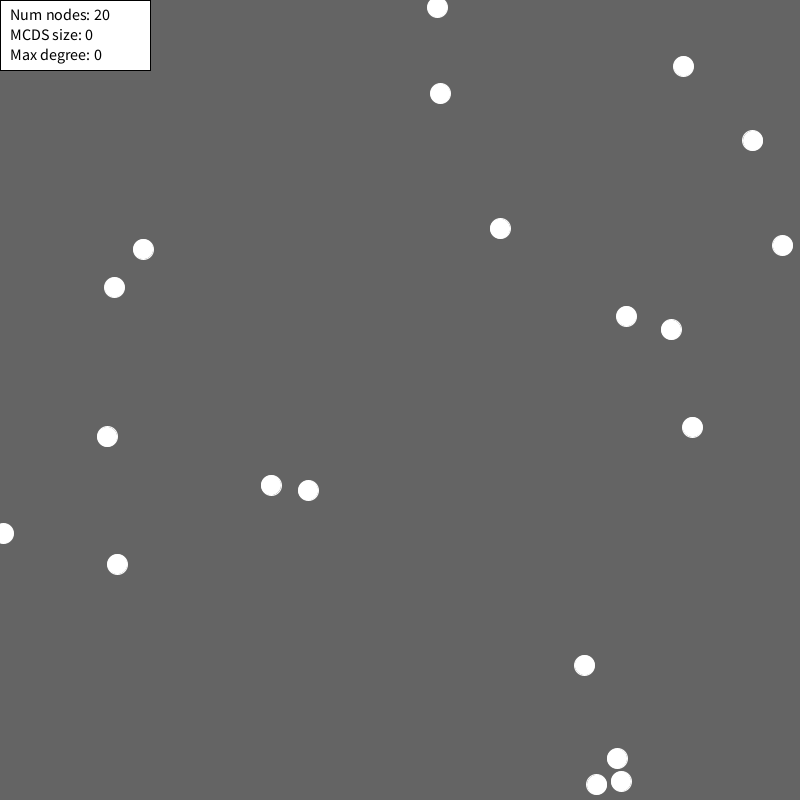
Frame 1 (no input)
Frame 60 (the mouse pressed at the canvas centre just before this capture): identical to frame 1, image omitted
Frame 120 (the mouse held since frame 60 and released just before this capture): identical to frame 1, image omitted

The Processing sketch that drew this single still picture (run headless with seeded random() and noise(); from frame 60 on, the mouse is pressed at the canvas centre):

// Processing sketch: MCDS_Demo
// ── MCDS_Demo.pde

void setup() {
  randomSeed(0);
  size(800, 800);
  textSize(16);
  frameRate(30);
  
  displayControls();
  initNodes();
}

void draw() {
  background(100);
  strokeWeight(1);
  moveNodes();
  updateNodes();
  displayNodes();

  if (showMCDS) mcds();
  
  strokeWeight(1);
  stroke(0);
  fill(255);
  rect(0,0, 150, 70);
  fill(0);
  text("Num nodes: " + NUMBER_OF_NODES, 10, 20);
  text("MCDS size: " + MCDS_SIZE, 10, 40);
  text("Max degree: " + MCDS_MAX_DEGREE, 10, 60);
}

void displayControls() {
  println(" p - Play/Pause");
  println(" r - Toggle transmission ranges");
  println(" e - Toggle edges");
}

// ── Entities.pde

int ID_INDEX;

abstract class Entity implements Comparable {
  int id, numNeighbors;
  float xPos, yPos;
  final float radius;
  color vertexColor = NODE_COLOR;
  boolean covered = false;

  Entity(float x, float y, float d) {
    id = ID_INDEX++;
    xPos = x;
    yPos = y;
    radius = d / 2;
  }

  void update() {
    float delta_x, delta_y, distance;
    this.numNeighbors = 0;
    
    for (Entity other : nodes) {
      delta_x = this.xPos - other.xPos;
      delta_y = this.yPos - other.yPos;
      distance = sqrt(delta_x*delta_x + delta_y*delta_y);

      if (distance < this.radius) {
        edges[this.id][other.id] = true;
        this.numNeighbors++;
      } else {
        edges[this.id][other.id] = false;
      }
    }
    
  }

  void display() {
    fill(vertexColor);
    stroke(vertexColor);
    circle(xPos, yPos, NODE_SIZE);

    if (showRange) {
      noFill();
      stroke(TX_RANGE_COLOR);
      circle(xPos, yPos, (radius + radius));
    }

    if (showEdges) {
      noFill();
      stroke(EDGE_COLOR);
      Entity other;
      for (int index = 0; index < NUMBER_OF_NODES; index++) {
        if (edges[id][index]) {
          other = nodes.get(index);
          drawArrow(xPos, yPos, other.xPos, other.yPos);
        }
      }
    }
  }

  void move() { if (play) distinctMove(); }
  
  abstract void distinctMove();
  
  int compareTo(Object obj) {
    Entity other = (Entity) obj;
    return other.numNeighbors - this.numNeighbors;
  }
  
}

class StaticEntity extends Entity {
  StaticEntity(float x, float y, float r) {
    super(x, y, r);
  }

  void distinctMove() { /* do nothing */ }
}

class LinearEntity extends Entity {
  float delta_x, delta_y;

  LinearEntity(float x, float y, float r) {
    super(x, y, r);
    delta_x = random(-SPEED, SPEED);
    delta_y = random(-SPEED, SPEED);
  }

  void distinctMove() {
    if      (xPos < 0)       xPos = width;
    else if (xPos > width)   xPos = 0;
    else                     xPos += delta_x;

    if      (yPos < 0)       yPos = height;
    else if (yPos > height)  yPos = 0;
    else                     yPos += delta_y;
  }
}

// ── Global_Variables.pde

import java.util.*;


ArrayList<Entity> nodes;

int NUMBER_OF_NODES = 20;
final int NODE_SIZE = 20;

final float SPEED = 1;

final color NODE_COLOR = color(255);
final color TX_RANGE_COLOR = color(255, 0, 0);
final color EDGE_COLOR = color(0, 0, 255);

final int R_MIN = 200;
final int R_MAX = 500;


boolean play = false;
boolean showRange = false;
boolean showEdges = false;
boolean showMCDS = false;
boolean showMCDSRange = false;

boolean[][] edges = new boolean[NUMBER_OF_NODES][NUMBER_OF_NODES];

// ── Key_Strokes.pde


void keyPressed() {
  if (key == '1') setNumberOfNodes(15);
  if (key == '2') setNumberOfNodes(75);
  if (key == '3') setNumberOfNodes(150);
  if (key == '4') setNumberOfNodes(300);
  if (key == '5') setNumberOfNodes(500);
  
  if (key == 'n') initNodes();
  if (key == 'p') play = !play;
  if (key == 'r') showRange = !showRange;
  if (key == 'e') showEdges = !showEdges;
  if (key == 'm') showMCDS = !showMCDS;
  if (key == 'k') showMCDSRange = !showMCDSRange;
  
}

// ── MCDS.pde


int MCDS_SIZE = 0;
int MCDS_MAX_DEGREE = 0;

void mcds() {  
  ArrayList<Entity> A = new ArrayList<Entity>(nodes);
  ArrayList<Entity> B = new ArrayList<Entity>(nodes);
  ArrayList<Entity> C = new ArrayList<Entity>();
  boolean[][] G = new boolean[NUMBER_OF_NODES][NUMBER_OF_NODES];
  boolean[][] mcds_edges = new boolean[NUMBER_OF_NODES][NUMBER_OF_NODES];
  
  for(int i = 0; i < edges.length; i++)
    System.arraycopy(edges[i], 0, G[i], 0, NUMBER_OF_NODES);
  
  int numUncoveredNodes = NUMBER_OF_NODES;
  Entity currentNode;
  
  while (numUncoveredNodes > 0) { //<>//
    currentNode = highestDegreeAndConnectedVertex(A, C, mcds_edges);
    if (currentNode == null) break;
    
    C.add(currentNode);
    
    int removed = removeCoveredNodes(currentNode, G);
    numUncoveredNodes -= removed;
    A.remove(currentNode);
    
    computeNumNeighbors(A, G);
  }
  
  drawMCDS(C, mcds_edges);
  MCDS_SIZE = C.size();
}

Entity highestDegreeAndConnectedVertex(ArrayList<Entity> A, ArrayList<Entity> C, boolean[][] mcds_edges) {
  Collections.sort(A);
  
  if (C.isEmpty()) {
    MCDS_MAX_DEGREE = A.get(0).numNeighbors;
    return A.get(0);
  }
  
  int id;
  Entity current;
  for (int i = 0; i < A.size(); i++) {
    current = A.get(i);
    id = connectedFrom(current, C);
    if (id >= 0) {
      mcds_edges[id][current.id] = true;
      return current;
    }
  }
  
  return null;
}

int connectedFrom(Entity a, ArrayList<Entity> C) {
  for (Entity c : C)
      if (edges[c.id][a.id]) return c.id;
  return -1;
}

int removeCoveredNodes(Entity node, boolean[][] G) {
  int numRemoved = 0;
  int index = node.id;
  
  for (int i = 0; i < NUMBER_OF_NODES; i++) {
    if (G[index][i]) {
      numRemoved++;
      G[index][i] = false;
      for (int j = 0; j < NUMBER_OF_NODES; j++)
        G[j][i] = false;
    }
  }
  return numRemoved;
}

void computeNumNeighbors(ArrayList<Entity> A, boolean[][] G) {
  ArrayList<Entity> removables = new ArrayList<Entity>();
  for (Entity a : A) {
    int neighbors = 0;
    for (int i = 0; i < NUMBER_OF_NODES; i++) {
      if (G[a.id][i]) neighbors++;
    }
    a.numNeighbors = neighbors;
    if (neighbors == 0) removables.add(a);
  }
  
  for (Entity e : removables) A.remove(e);
}

void drawMCDS(ArrayList<Entity> C, boolean[][] mcds_edges) {
  noFill();
  
  int index, modifier = 0;
  Entity e1, e2;
  
  for (Entity c : C) {
    index = c.id;
    for (int i = 0; i < NUMBER_OF_NODES; i++) {
      if (mcds_edges[index][i]) {
        e1 = nodes.get(index);
        e2 = nodes.get(i);
        stroke(255 - (2 * modifier), 0 + (2 * modifier++), 0);
        strokeWeight(10);
        line(e1.xPos, e1.yPos, e2.xPos, e2.yPos);
      }
    }
    if (showMCDSRange) {
      stroke(0, 255, 0);
      strokeWeight(5);
      fill(0, 255, 0, 50);
      circle(c.xPos, c.yPos, c.radius * 2);
    }
  }
  
  
}

// ── Utils.pde



void drawArrow(float x1, float y1, float x2, float y2) {
  float a = dist(x1, y1, x2, y2) / 50;
  pushMatrix();
  translate(x2, y2);
  rotate(atan2(y2 - y1, x2 - x1));
  triangle(-a * 2 , -a, 0, 0, -a * 2, a);
  popMatrix();
  line(x1, y1, x2, y2);  
}

void initNodes() {
  ID_INDEX = 0;
  nodes = new ArrayList<Entity>();
  for (int i = 0; i < NUMBER_OF_NODES; i++) 
    nodes.add(randomEntity());
}

void setNumberOfNodes(int num) {
  NUMBER_OF_NODES = num;
  edges = new boolean[NUMBER_OF_NODES][NUMBER_OF_NODES];
  initNodes();
}

Entity randomEntity() {
  float x = random(0, width);
  float y = random(0, height);
  float r = random(R_MIN, R_MAX);
  float rand = random(0, 1);
  
  if   (rand > .3) return new LinearEntity(x, y, r);
  else             return new StaticEntity(x, y, r);
}

void updateNodes() {
  for (Entity node : nodes) node.update();
}

void displayNodes() {
  for (Entity node : nodes) node.display();
}

void moveNodes() {
  for (Entity node : nodes) node.move();
}
